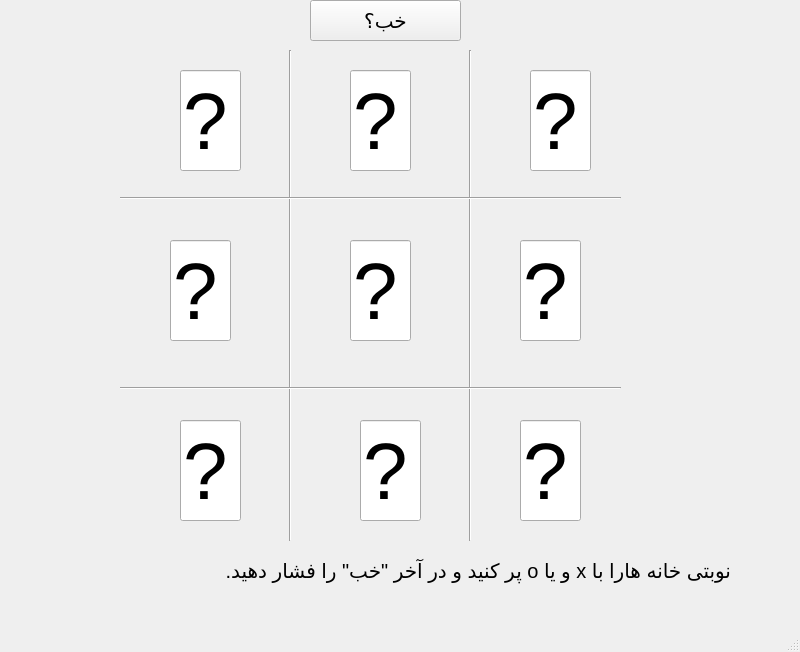
<?xml version="1.0" encoding="UTF-8"?>
<ui version="4.0">
 <class>MainWindow</class>
 <widget class="QMainWindow" name="MainWindow">
  <property name="geometry">
   <rect>
    <x>0</x>
    <y>0</y>
    <width>800</width>
    <height>652</height>
   </rect>
  </property>
  <property name="windowTitle">
   <string>MainWindow</string>
  </property>
  <widget class="QWidget" name="centralwidget">
   <widget class="QPushButton" name="pushbutton">
    <property name="geometry">
     <rect>
      <x>310</x>
      <y>0</y>
      <width>151</width>
      <height>41</height>
     </rect>
    </property>
    <property name="font">
     <font>
      <pointsize>15</pointsize>
     </font>
    </property>
    <property name="text">
     <string>خب؟</string>
    </property>
   </widget>
   <widget class="Line" name="line">
    <property name="geometry">
     <rect>
      <x>280</x>
      <y>50</y>
      <width>20</width>
      <height>491</height>
     </rect>
    </property>
    <property name="orientation">
     <enum>Qt::Vertical</enum>
    </property>
   </widget>
   <widget class="Line" name="line_2">
    <property name="geometry">
     <rect>
      <x>460</x>
      <y>50</y>
      <width>20</width>
      <height>491</height>
     </rect>
    </property>
    <property name="orientation">
     <enum>Qt::Vertical</enum>
    </property>
   </widget>
   <widget class="Line" name="line_3">
    <property name="geometry">
     <rect>
      <x>120</x>
      <y>190</y>
      <width>501</width>
      <height>16</height>
     </rect>
    </property>
    <property name="orientation">
     <enum>Qt::Horizontal</enum>
    </property>
   </widget>
   <widget class="Line" name="line_4">
    <property name="geometry">
     <rect>
      <x>120</x>
      <y>380</y>
      <width>501</width>
      <height>16</height>
     </rect>
    </property>
    <property name="orientation">
     <enum>Qt::Horizontal</enum>
    </property>
   </widget>
   <widget class="QLineEdit" name="lineEdit">
    <property name="geometry">
     <rect>
      <x>180</x>
      <y>70</y>
      <width>61</width>
      <height>101</height>
     </rect>
    </property>
    <property name="font">
     <font>
      <pointsize>60</pointsize>
     </font>
    </property>
    <property name="text">
     <string>?</string>
    </property>
   </widget>
   <widget class="QLineEdit" name="lineEdit_2">
    <property name="geometry">
     <rect>
      <x>350</x>
      <y>70</y>
      <width>61</width>
      <height>101</height>
     </rect>
    </property>
    <property name="font">
     <font>
      <pointsize>60</pointsize>
     </font>
    </property>
    <property name="text">
     <string>?</string>
    </property>
   </widget>
   <widget class="QLineEdit" name="lineEdit_3">
    <property name="geometry">
     <rect>
      <x>530</x>
      <y>70</y>
      <width>61</width>
      <height>101</height>
     </rect>
    </property>
    <property name="font">
     <font>
      <pointsize>60</pointsize>
     </font>
    </property>
    <property name="text">
     <string>?</string>
    </property>
   </widget>
   <widget class="QLineEdit" name="lineEdit_4">
    <property name="geometry">
     <rect>
      <x>170</x>
      <y>240</y>
      <width>61</width>
      <height>101</height>
     </rect>
    </property>
    <property name="font">
     <font>
      <pointsize>60</pointsize>
     </font>
    </property>
    <property name="text">
     <string>?</string>
    </property>
   </widget>
   <widget class="QLineEdit" name="lineEdit_5">
    <property name="geometry">
     <rect>
      <x>350</x>
      <y>240</y>
      <width>61</width>
      <height>101</height>
     </rect>
    </property>
    <property name="font">
     <font>
      <pointsize>60</pointsize>
     </font>
    </property>
    <property name="text">
     <string>?</string>
    </property>
   </widget>
   <widget class="QLineEdit" name="lineEdit_6">
    <property name="geometry">
     <rect>
      <x>520</x>
      <y>240</y>
      <width>61</width>
      <height>101</height>
     </rect>
    </property>
    <property name="font">
     <font>
      <pointsize>60</pointsize>
     </font>
    </property>
    <property name="text">
     <string>?</string>
    </property>
   </widget>
   <widget class="QLineEdit" name="lineEdit_7">
    <property name="geometry">
     <rect>
      <x>180</x>
      <y>420</y>
      <width>61</width>
      <height>101</height>
     </rect>
    </property>
    <property name="font">
     <font>
      <pointsize>60</pointsize>
     </font>
    </property>
    <property name="text">
     <string>?</string>
    </property>
   </widget>
   <widget class="QLineEdit" name="lineEdit_8">
    <property name="geometry">
     <rect>
      <x>360</x>
      <y>420</y>
      <width>61</width>
      <height>101</height>
     </rect>
    </property>
    <property name="font">
     <font>
      <pointsize>60</pointsize>
     </font>
    </property>
    <property name="text">
     <string>?</string>
    </property>
   </widget>
   <widget class="QLineEdit" name="lineEdit_9">
    <property name="geometry">
     <rect>
      <x>520</x>
      <y>420</y>
      <width>61</width>
      <height>101</height>
     </rect>
    </property>
    <property name="font">
     <font>
      <pointsize>60</pointsize>
     </font>
    </property>
    <property name="text">
     <string>?</string>
    </property>
   </widget>
   <widget class="QLabel" name="label">
    <property name="geometry">
     <rect>
      <x>60</x>
      <y>550</y>
      <width>671</width>
      <height>41</height>
     </rect>
    </property>
    <property name="font">
     <font>
      <pointsize>15</pointsize>
     </font>
    </property>
    <property name="text">
     <string>نوبتی خانه هارا با x و یا o پر کنید و در آخر &quot;خب&quot; را فشار دهید.</string>
    </property>
   </widget>
  </widget>
  <widget class="QMenuBar" name="menubar">
   <property name="geometry">
    <rect>
     <x>0</x>
     <y>0</y>
     <width>800</width>
     <height>26</height>
    </rect>
   </property>
  </widget>
  <widget class="QStatusBar" name="statusbar"/>
 </widget>
 <resources/>
 <connections/>
</ui>
